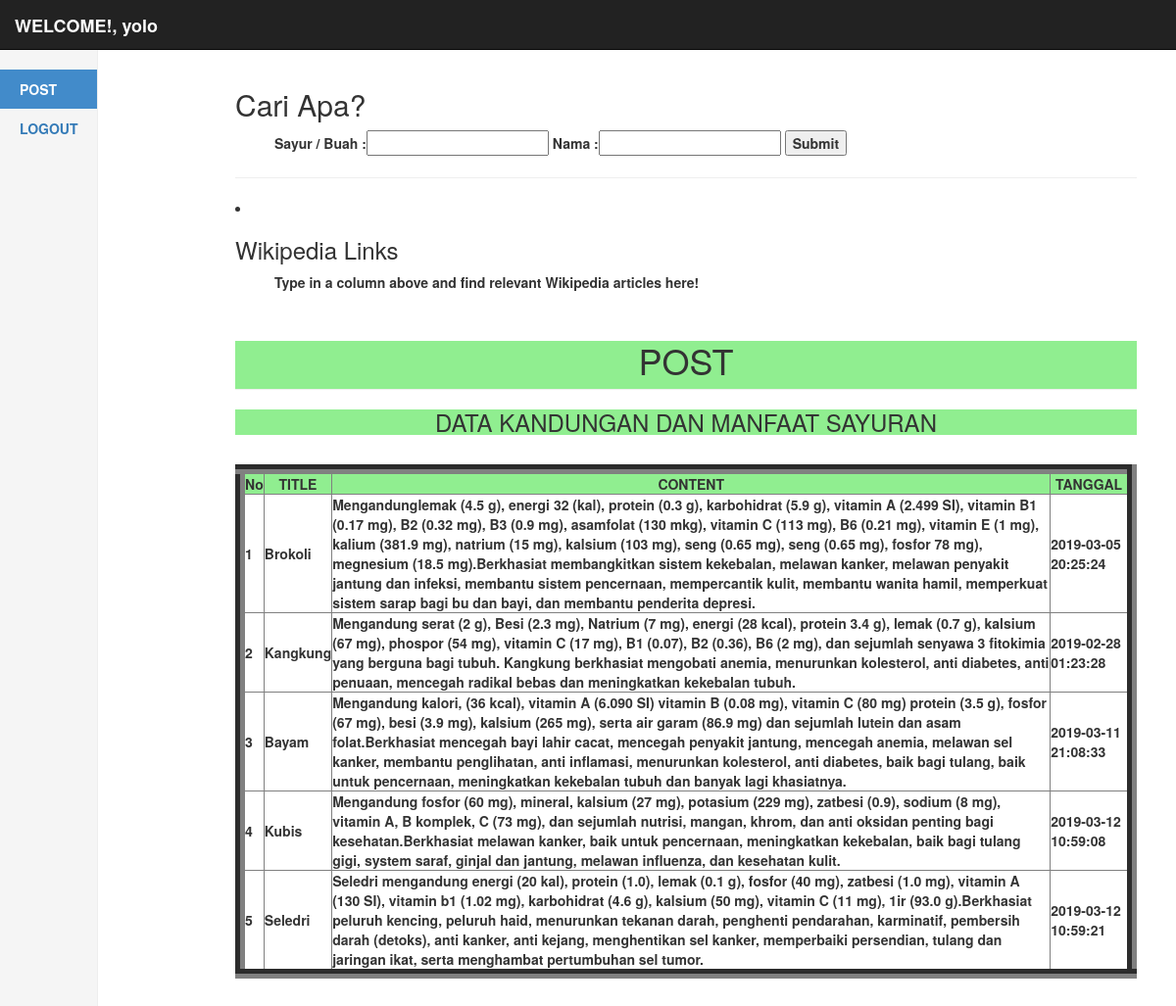
Screenshot of /manager.php (signed in) with the database file from the repository.
### tables this page shows
CREATE TABLE `post` (
  `id_post` int(11) NOT NULL,
  `title` varchar(100) NOT NULL,
  `isi` text NOT NULL,
  `tanggal` timestamp NULL DEFAULT CURRENT_TIMESTAMP ON UPDATE CURRENT_TIMESTAMP
);

### manager.php (the view, shortened to what this page needs)
<?php
if($_SESSION['level']!="manager"){
  header('location:home.php');
}else{
  $username = $_SESSION['username'];
}
?>
<!DOCTYPE html>
<html lang="en">
  <head>
    <link href="css/bootstrap.min.css" rel="stylesheet">
    <link href="dashboard.css" rel="stylesheet">
  </head>
  <body style="background: url(4.png);">
    <div class="navbar navbar-inverse navbar-fixed-top" role="navigation">
      <div class="container-fluid">
        <div class="navbar-header">
          <a class="navbar-brand" href="#"><b>WELCOME!, <?php echo $username;?></a>
        </div>
        <div class="navbar-collapse collapse">
        </div>
      </div>
    </div>
    <div class="container-fluid">
      <div class="row">
        <div class="col-sm-2 col-md-1 sidebar">
          <ul class="nav nav-sidebar">
            <li class="active"><a href="home.php">POST</a></li>
            <li><a href="logout.php" onclick="javascript: return confirm('Anda yakin ingin keluar ?')">LOGOUT</a></li>
          </ul>
        </div>
        <div class="col-sm-8 col-sm-offset-3 col-md-10 col-md-offset-2 main">
    <h2 id="greeting" class="greeting">Cari Apa?</h2>
    <ul>
      <form id="form-container" class="form-container">
        <label for="sayur/buah">Sayur / Buah : </label><input type="text" id="sayur/buah" value="">
        <label for="nama">Nama : </label><input type="text" id="nama" value="">
        <button id="submit-btn">Submit</button>
    </form>
    </ul>
    <hr>
    <li class="wikipedia-container">
        <h3 id="wikipedia-header">Wikipedia Links</h3>
        <ul id="wikipedia-links">Type in a column above and find relevant Wikipedia articles here!</ul>
    </li>
            </div>
        <div class="col-sm-9 col-sm-offset-2 col-md-10 col-md-offset-2 main">
          <h1 class="page-header" align="center" style="background-color: lightgreen">POST</h1>
           <div class="kol2">
            <p name="tabel" class="tabela">
                <h3 align="center" style="background-color: lightgreen">DATA KANDUNGAN DAN MANFAAT SAYURAN</h3>
                <br>
                <table align="center" rules="all" border="10" style="background-color: white">
                    <tr style="background-color: lightgreen">
                        <th><center>No</center></th>
                        <th><center>TITLE</center></th>
                        <th><center>CONTENT</center></th>
                        <th><center>TANGGAL</center></th>
                    </tr>
                    <?php
                        include "koneksi1.php";
                        $no = 1;
                        $data = mysqli_query($db,"select * from post");
                        while($d = mysqli_fetch_array($data)) {
                    ?>
                    <tr>
                        <td><?php echo $no++; ?></td>
                        <td><?php echo $d['title']; ?></td>
                        <td><?php echo $d['isi']; ?></td>
                         <td><?php echo $d['tanggal']; ?></td>
                    <?php
                }
                ?>
                </table>
            </p>
            </div>
            </div>
  </body>
</html>

### dashboard.css (style rules this page uses)
body { padding-top: 50px; }
.sidebar { display: none; }
@media (min-width: 768px) { .sidebar { position: fixed; top: 51px; bottom: 0; left: 0; z-index: 1000; display: block; padding: 20px; overflow-x: hidden; overflow-y: auto; background-color: #f5f5f5; border-right: 1px solid #eee; } }
.nav-sidebar { margin-right: -21px; margin-bottom: 20px; margin-left: -20px; }
.nav-sidebar > li > a { padding-right: 20px; padding-left: 20px; }
.nav-sidebar > .active > a { color: #fff; background-color: #428bca; }
.main { padding: 20px; }
@media (min-width: 768px) { .main { padding-right: 40px; padding-left: 40px; } }
.main .page-header { margin-top: 0; }

### rows the page displays
post: title "Brokoli", isi "Mengandunglemak (4.5 g), energi 32 (kal), protein (0.3 g), karbohidrat (5.9 g), vitamin A (2.499 SI), vitamin B1 (0.17 mg), B2 (0.32 mg), B3 (0.9 mg), asamfolat (130 mkg), vitamin C (113 mg), B6 (0.21 mg), vitamin E (1 mg), kalium (381.9 mg), natrium (15 mg), kalsium (103 mg), seng (0.65 mg), seng (0.65 mg), fosfor 78 mg), megnesium (18.5 mg).Berkhasiat membangkitkan sistem kekebalan, melawan kanker, melawan penyakit jantung dan infeksi, membantu sistem pencernaan, mempercantik kulit, membantu wanita hamil, memperkuat sistem sarap bagi bu dan bayi, dan membantu penderita depresi.", tanggal "2019-03-05 20:25:24"
post: title "Kangkung", isi "Mengandung serat (2 g), Besi (2.3 mg), Natrium (7 mg), energi (28 kcal), protein 3.4 g), lemak (0.7 g), kalsium (67 mg), phospor (54 mg), vitamin C (17 mg), B1 (0.07), B2 (0.36), B6 (2 mg), dan sejumlah senyawa 3 fitokimia yang berguna bagi tubuh. Kangkung berkhasiat mengobati anemia, menurunkan kolesterol, anti diabetes, anti penuaan, mencegah radikal bebas dan meningkatkan kekebalan tubuh.", tanggal "2019-02-28 01:23:28"
post: title "Bayam", isi "Mengandung kalori, (36 kcal), vitamin A (6.090 SI) vitamin B (0.08 mg), vitamin C (80 mg) protein (3.5 g), fosfor (67 mg), besi (3.9 mg), kalsium (265 mg), serta air garam (86.9 mg) dan sejumlah lutein dan asam folat.Berkhasiat mencegah bayi lahir cacat, mencegah penyakit jantung, mencegah anemia, melawan sel kanker, membantu penglihatan, anti inflamasi, menurunkan kolesterol, anti diabetes, baik bagi tulang, baik untuk pencernaan, meningkatkan kekebalan tubuh dan banyak lagi khasiatnya.", tanggal "2019-03-11 21:08:33"
post: title "Kubis", isi "Mengandung fosfor (60 mg), mineral, kalsium (27 mg), potasium (229 mg), zatbesi (0.9), sodium (8 mg), vitamin A, B komplek, C (73 mg), dan sejumlah nutrisi, mangan, khrom, dan anti oksidan penting bagi kesehatan.Berkhasiat melawan kanker, baik untuk pencernaan, meningkatkan kekebalan, baik bagi tulang gigi, system saraf, ginjal dan jantung, melawan influenza, dan kesehatan kulit.", tanggal "2019-03-12 10:59:08"
post: title "Seledri", isi "Seledri mengandung energi (20 kal), protein (1.0), lemak (0.1 g), fosfor (40 mg), zatbesi (1.0 mg), vitamin A (130 SI), vitamin b1 (1.02 mg), karbohidrat (4.6 g), kalsium (50 mg), vitamin C (11 mg), 1ir (93.0 g).Berkhasiat peluruh kencing, peluruh haid, menurunkan tekanan darah, penghenti pendarahan, karminatif, pembersih darah (detoks), anti kanker, anti kejang, menghentikan sel kanker, memperbaiki persendian, tulang dan jaringan ikat, serta menghambat pertumbuhan sel tumor.", tanggal "2019-03-12 10:59:21"

### other values shown
$username "yolo"
